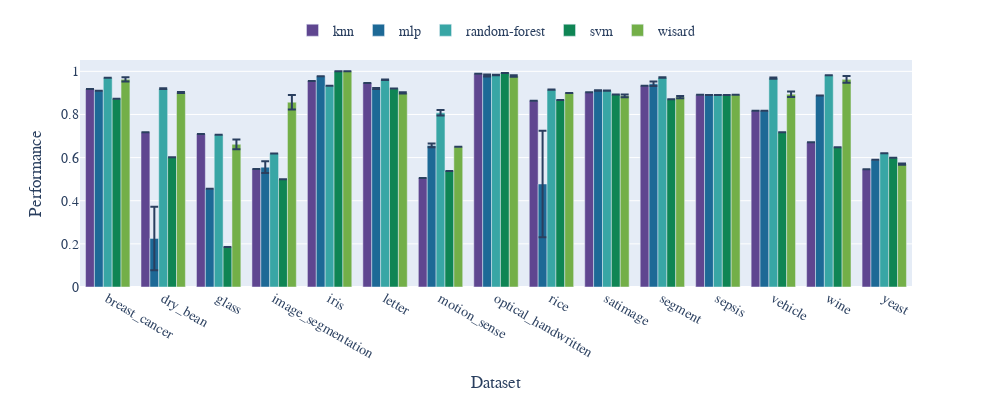

Here is the notebook cell this chart was saved with:
### Code cell
# Assume 'results' DataFrame with columns: 'dataset', 'model', 'accuracy'

# Create a grouped bar chart for accuracy per model and dataset
fig_grouped_bar = px.bar(
    best_metric_df,
    x="dataset",
    y="metric",
    error_y="metric_std",
    color="model",
    #  title='Metric Comparison by Model and Dataset',
    labels={"metric": "Performance", "dataset": "Dataset", "model": ""},
    barmode="group",
    color_discrete_sequence=px.colors.qualitative.Prism,
)


# Display the plot
fig_grouped_bar.update_layout(
    legend=dict(
        orientation="h", yanchor="top", y=1.20, xanchor="center", x=0.5
    ),
    height=400,
    width=2480 / 2.5,
    font=dict(family="Times New Roman", size=14),
)

write_figure("models_performance.pdf", fig_grouped_bar)
fig_grouped_bar.show()

### Figure 1 — Plotly figure (JSON) as saved in the notebook; plotly's stock layout.template omitted (floating-point values rounded to 4 significant figures)
{"data": [{"alignmentgroup": "True", "error_y": {"array": [0, 0, 0, 0, 0, 0, 0, 0, 0, 0, 0, 0, 0, 0, 0]}, "hovertemplate": "=knn<br>Dataset=%{x}<br>Performance=%{y}<extra></extra>", "legendgroup": "knn", "marker": {"color": "rgb(95, 70, 144)", "pattern": {"shape": ""}}, "name": "knn", "offsetgroup": "knn", "orientation": "v", "showlegend": true, "textposition": "auto", "type": "bar", "x": ["breast_cancer", "dry_bean", "glass", "image_segmentation", "iris", "letter", "motion_sense", "optical_handwritten", "rice", "satimage", "segment", "sepsis", "vehicle", "wine", "yeast"], "xaxis": "x", "y": [0.9179, 0.7175, 0.7093, 0.5476, 0.9556, 0.9455, 0.5049, 0.9884, 0.8637, 0.9025, 0.9336, 0.891, 0.8176, 0.6714, 0.5464], "yaxis": "y"}, {"alignmentgroup": "True", "error_y": {"array": [0, 0.147, 0, 0.02749, 0, 0.002242, 0.008453, 0.004483, 0.2472, 0.001322, 0.01041, 0, 0, 0, 0]}, "hovertemplate": "=mlp<br>Dataset=%{x}<br>Performance=%{y}<extra></extra>", "legendgroup": "mlp", "marker": {"color": "rgb(29, 105, 150)", "pattern": {"shape": ""}}, "name": "mlp", "offsetgroup": "mlp", "orientation": "v", "showlegend": true, "textposition": "auto", "type": "bar", "x": ["breast_cancer", "dry_bean", "glass", "image_segmentation", "iris", "letter", "motion_sense", "optical_handwritten", "rice", "satimage", "segment", "sepsis", "vehicle", "wine", "yeast"], "xaxis": "x", "y": [0.9103, 0.2251, 0.4554, 0.5556, 0.9778, 0.9205, 0.6565, 0.981, 0.4777, 0.9116, 0.9423, 0.8909, 0.8176, 0.8884, 0.5896], "yaxis": "y"}, {"alignmentgroup": "True", "error_y": {"array": [0, 0.001719, 0, 0, 0, 0.001229, 0.01282, 0.001361, 0.0007729, 0.001053, 0.0008331, 2.613e-05, 0.003396, 0, 0]}, "hovertemplate": "=random-forest<br>Dataset=%{x}<br>Performance=%{y}<extra></extra>", "legendgroup": "random-forest", "marker": {"color": "rgb(56, 166, 165)", "pattern": {"shape": ""}}, "name": "random-forest", "offsetgroup": "random-forest", "orientation": "v", "showlegend": true, "textposition": "auto", "type": "bar", "x": ["breast_cancer", "dry_bean", "glass", "image_segmentation", "iris", "letter", "motion_sense", "optical_handwritten", "rice", "satimage", "segment", "sepsis", "vehicle", "wine", "yeast"], "xaxis": "x", "y": [0.9709, 0.9198, 0.706, 0.619, 0.9333, 0.9607, 0.8078, 0.9828, 0.9153, 0.9106, 0.9716, 0.8908, 0.9686, 0.9816, 0.6207], "yaxis": "y"}, {"alignmentgroup": "True", "error_y": {"array": [0, 0, 0, 0, 0, 0, 0, 0, 0, 0, 0, 0, 0, 0, 0]}, "hovertemplate": "=svm<br>Dataset=%{x}<br>Performance=%{y}<extra></extra>", "legendgroup": "svm", "marker": {"color": "rgb(15, 133, 84)", "pattern": {"shape": ""}}, "name": "svm", "offsetgroup": "svm", "orientation": "v", "showlegend": true, "textposition": "auto", "type": "bar", "x": ["breast_cancer", "dry_bean", "glass", "image_segmentation", "iris", "letter", "motion_sense", "optical_handwritten", "rice", "satimage", "segment", "sepsis", "vehicle", "wine", "yeast"], "xaxis": "x", "y": [0.8731, 0.6014, 0.185, 0.5, 1, 0.92, 0.5382, 0.992, 0.8672, 0.8925, 0.8701, 0.8909, 0.7176, 0.6486, 0.5992], "yaxis": "y"}, {"alignmentgroup": "True", "error_y": {"array": [0.009982, 0.002281, 0.02243, 0.03367, 0, 0.003247, 0, 0.003462, 1.11e-16, 0.006191, 0.005442, 0.0002268, 0.01271, 0.01532, 0.003149]}, "hovertemplate": "=wisard<br>Dataset=%{x}<br>Performance=%{y}<extra></extra>", "legendgroup": "wisard", "marker": {"color": "rgb(115, 175, 72)", "pattern": {"shape": ""}}, "name": "wisard", "offsetgroup": "wisard", "orientation": "v", "showlegend": true, "textposition": "auto", "type": "bar", "x": ["breast_cancer", "dry_bean", "glass", "image_segmentation", "iris", "letter", "motion_sense", "optical_handwritten", "rice", "satimage", "segment", "sepsis", "vehicle", "wine", "yeast"], "xaxis": "x", "y": [0.9628, 0.9024, 0.6615, 0.8571, 1, 0.9001, 0.65, 0.978, 0.8994, 0.8867, 0.8807, 0.8916, 0.8941, 0.9629, 0.57], "yaxis": "y"}], "layout": {"barmode": "group", "font": {"family": "Times New Roman", "size": 14}, "height": 400, "legend": {"orientation": "h", "title": {"text": ""}, "tracegroupgap": 0, "x": 0.5, "xanchor": "center", "y": 1.2, "yanchor": "top"}, "margin": {"t": 60}, "width": 992, "xaxis": {"anchor": "y", "domain": [0, 1], "title": {"text": "Dataset"}}, "yaxis": {"anchor": "x", "domain": [0, 1], "title": {"text": "Performance"}}}}
